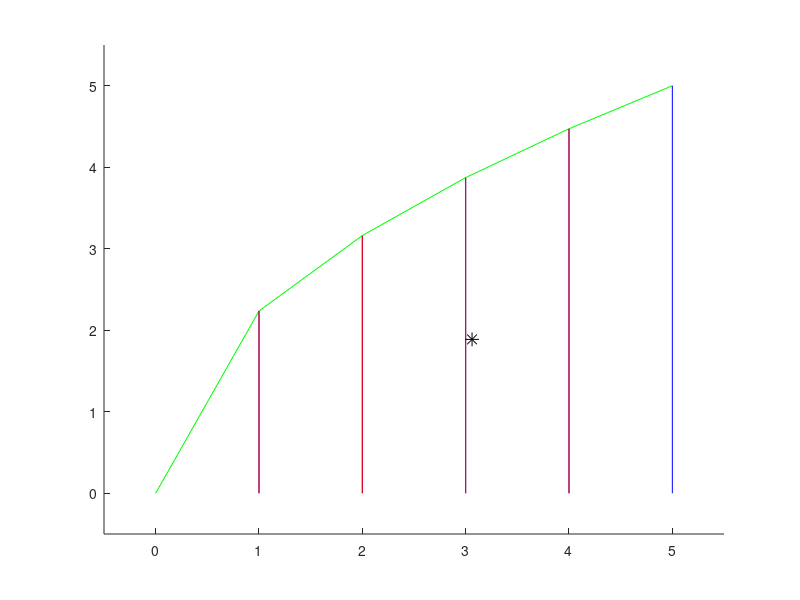

MATLAB code for this plot:
%% PROGRAM FOR DETERMINING THE CENTRE OF MASS
%% OF A SYSTEM OF A HOMOGENOUS PLATE

clear all; 
close all; 
clc;

%% Reading the entry data
a = input('> Please write the width of the plate: ');
b = input('> Please write the height of the plate: ');
n = input('> Please write the number of steps: ');

%% Parameter of the parabola
q = b^2 / a;

%% Analytical calculations
Aa = 2 / 3 * a * b; 
xa = 3*a / 5 ; 
ya = 3*b/ 8 ; 

%% Initialising An Sx and Sy

An=0; Sx=0; Sy=0;

%% Numerical calculations

figure(1);
xlim([-0.5, 0.5 + a]);
ylim([-0.5, 0.5 + b]);
hold on;

for i = 0:n-1
 
    x1 = i / n * a;
    y1 = sqrt(q * x1);
    x2 = (i + 1) / n * a;
    y2 = sqrt(q * x2);
    
    A1 = 0.5 * (x2 - x1) * y1;
    xC1 = (2 * x1 + x2) / 3;
    yC1 = y1 / 3;
    
    A2 = 0.5 * (x2 - x1) * y2;
    xC2 = (x1 + 2 * x2) / 3;
    yC2 = (y1 + y2) / 3;
    
    An = An + A1 + A2;
    Sx = Sx + A1 * xC1 + A2 * xC2;
    Sy = Sy + A1 * yC1 + A2 * yC2;
    
    line([x1, x1], [0, y1], 'Color', 'red');
    line([x1, x2], [y1, y2], 'Color', 'green');
    line([x2, x2], [0, y2], 'Color', 'blue');
end


xn = Sx / An;
yn = Sy / An;

plot(xn,yn,'Marker','*','MarkerSize',10,'Color','black')

%% Solution for calculus

fprintf(['Analitical: A=',num2str(Aa),', xC=',num2str(xa),', yC=',num2str(ya),'\n']);
fprintf(['Numerical : A=',num2str(An),', xC=',num2str(xn),', yC=',num2str(yn),'\n']);

